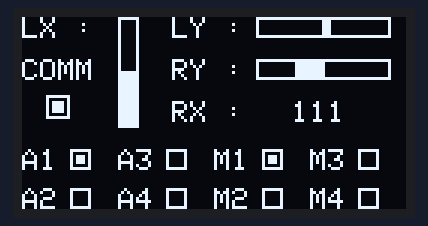
Bench run of a sketch on a simulated Arduino Uno, built with avr-gcc and run on an emulated ATmega328P. Parts: 128×64 one-colour display.

Above: at 1.1 s.

The sketch:

OLED_Display_ABU_2025.ino
```cpp
#include <Adafruit_SH110X.h>
#include <Adafruit_GFX.h>
#include <Wire.h>

Adafruit_SH1106G display = Adafruit_SH1106G(128, 64, &Wire);

int Parameter_Test_Value = 100;
int Rad = 111;
char Movement_Rad_buffer[8];

void Movement_Y_Axis_Starting_Point(int x_axis, int y_axis, int8_t value) {
  display.drawRect(x_axis, y_axis - 18 , 7, 37, SH110X_WHITE);
  for (uint8_t i = 0; i < 7; i++) {
    display.drawPixel(x_axis + i, y_axis, SH110X_WHITE);
  }
}

void Movement_Y_Axis_Parameters(int x_axis, int y_axis, int8_t value) {
  int Bar_Length = map(value, -100, 100, -18, 18);
  if (Bar_Length > 0) {
    display.fillRect(x_axis, y_axis, 5, Bar_Length, SH110X_WHITE);
  } else {
    display.fillRect(x_axis, y_axis + Bar_Length, 5, abs(Bar_Length), SH110X_WHITE);
  }
}

void Movement_X_Axis_Parameters(int x_axis, int y_axis, int8_t value) {
  int Bar_Length = map(value, -100, 100, -18, 18);
  if (Bar_Length > 0) {
    display.fillRect(x_axis, y_axis, Bar_Length, 5, SH110X_WHITE);
  } else {
    display.fillRect(x_axis + Bar_Length, y_axis, abs(Bar_Length), 5, SH110X_WHITE);
  }
}

void Movement_X_Axis_Starting_Point(int x_axis, int y_axis, int8_t value) {
  display.drawRect(x_axis - 22, y_axis, 45, 7, SH110X_WHITE);
  for (uint8_t i = 0; i < 7; i++) {
    display.drawPixel(x_axis, y_axis + i, SH110X_WHITE);
  }
}

void Button_Active_Display(String Button) {
  if (Button == "A1") {
    display.fillRect(18, 46, 3, 3, SH110X_WHITE);
  } else if (Button == "A2") {
    display.fillRect(18, 59, 3, 3, SH110X_WHITE);
  } else if (Button == "A3") {
    display.fillRect(50, 46, 3, 3, SH110X_WHITE);
  } else if (Button == "A4") {
    display.fillRect(50, 59, 3, 3, SH110X_WHITE);
  } else if (Button == "M1") {
    display.fillRect(82, 46, 3, 3, SH110X_WHITE);
  } else if (Button == "M2") {
    display.fillRect(82, 59, 3, 3, SH110X_WHITE);
  } else if (Button == "M3") {
    display.fillRect(114, 46, 3, 3, SH110X_WHITE);
  } else if (Button == "M4") {
    display.fillRect(114, 59, 3, 3, SH110X_WHITE);
  }
}

void Button_Deactive_Display(String Button) {
  if (Button == "A1") {
    display.fillRect(18, 46, 3, 3, SH110X_BLACK);
  } else if (Button == "A2") {
    display.fillRect(18, 59, 3, 3, SH110X_BLACK);
  } else if (Button == "A3") {
    display.fillRect(50, 46, 3, 3, SH110X_BLACK);
  } else if (Button == "A4") {
    display.fillRect(50, 59, 3, 3, SH110X_BLACK);
  } else if (Button == "M1") {
    display.fillRect(82, 46, 3, 3, SH110X_BLACK);
  } else if (Button == "M2") {
    display.fillRect(82, 59, 3, 3, SH110X_BLACK);
  } else if (Button == "M3") {
    display.fillRect(114, 46, 3, 3, SH110X_BLACK);
  } else if (Button == "M4") {
    display.fillRect(114, 59, 3, 3, SH110X_BLACK);
  }
}

void OLED_Setup() {
  display.clearDisplay();
  display.setTextSize(1);
  display.setTextColor(SH110X_WHITE);
  display.setCursor(0, 0);
  display.println("OLED Ready");
  display.display();
}

void OLED_Display() {
  display.clearDisplay();
  display.setTextSize(1);
  display.setTextColor(SH110X_WHITE);
  display.setCursor(0, 0);
  display.println("LX :");
  Movement_Y_Axis_Starting_Point(32, 18, SH110X_WHITE);

  display.setCursor(0, 14);
  display.println("COMM");
  display.drawRect(8, 26, 8, 8, SH110X_WHITE);
  display.fillRect(10, 28, 4, 4, SH110X_WHITE);

  display.setCursor(50, 0);
  display.println("LY :");
  Movement_X_Axis_Starting_Point(100, 0, SH110X_WHITE);

  display.setCursor(50, 14);
  display.println("RY :");
  Movement_X_Axis_Starting_Point(100, 14, SH110X_WHITE);

  display.setCursor(50, 28);
  display.println("RX :");
  display.setCursor(90, 28);
  sprintf(Movement_Rad_buffer, "%d", Rad);
  display.println(Movement_Rad_buffer);

  display.setCursor(0, 44);
  display.println("A1");
  display.drawRect(16, 44, 7, 7, SH110X_WHITE);

  display.setCursor(0, 57);
  display.println("A2");
  display.drawRect(16, 57, 7, 7, SH110X_WHITE);

  display.setCursor(32, 44);
  display.println("A3");
  display.drawRect(48, 44, 7, 7, SH110X_WHITE);

  display.setCursor(32, 57);
  display.println("A4");
  display.drawRect(48, 57, 7, 7, SH110X_WHITE);

  display.setCursor(64, 44);
  display.println("M1");
  display.drawRect(80, 44, 7, 7, SH110X_WHITE);

  display.setCursor(64, 57);
  display.println("M2");
  display.drawRect(80, 57, 7, 7, SH110X_WHITE);

  display.setCursor(96, 44);
  display.println("M3");
  display.drawRect(112, 44, 7, 7, SH110X_WHITE);

  display.setCursor(96, 57);
  display.println("M4");
  display.drawRect(112, 57, 7, 7, SH110X_WHITE);

  Button_Active_Display("A1");
  Button_Active_Display("M1");

  Movement_Y_Axis_Parameters(33, 18, Parameter_Test_Value);
  Movement_X_Axis_Parameters(100, 1, 20);
  Movement_X_Axis_Parameters(100, 15, -50);
  display.display();
}

void setup() {
  Serial.begin(115200);
  if (!display.begin(0x3C, true)) {
    Serial.println("OLED not found");
    while (1)
      ;
  }
  OLED_Setup();
  delay(1000);
}

void loop() {
  OLED_Display();
  delay(100);
}
```
